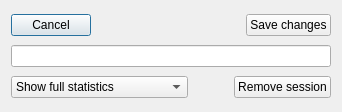
<?xml version="1.0" encoding="UTF-8"?>
<ui version="4.0">
 <class>editSession</class>
 <widget class="QDialog" name="editSession">
  <property name="geometry">
   <rect>
    <x>0</x>
    <y>0</y>
    <width>342</width>
    <height>112</height>
   </rect>
  </property>
  <property name="windowTitle">
   <string>Dialog</string>
  </property>
  <layout class="QVBoxLayout" name="verticalLayout">
   <item>
    <layout class="QHBoxLayout" name="horizontalLayout">
     <item>
      <widget class="QPushButton" name="cancelButton">
       <property name="sizePolicy">
        <sizepolicy hsizetype="Fixed" vsizetype="Fixed">
         <horstretch>0</horstretch>
         <verstretch>0</verstretch>
        </sizepolicy>
       </property>
       <property name="text">
        <string>Cancel</string>
       </property>
      </widget>
     </item>
     <item>
      <spacer name="horizontalSpacer">
       <property name="orientation">
        <enum>Qt::Horizontal</enum>
       </property>
       <property name="sizeHint" stdset="0">
        <size>
         <width>40</width>
         <height>20</height>
        </size>
       </property>
      </spacer>
     </item>
     <item>
      <widget class="QPushButton" name="saveButton">
       <property name="sizePolicy">
        <sizepolicy hsizetype="Fixed" vsizetype="Fixed">
         <horstretch>0</horstretch>
         <verstretch>0</verstretch>
        </sizepolicy>
       </property>
       <property name="text">
        <string>Save changes</string>
       </property>
      </widget>
     </item>
    </layout>
   </item>
   <item>
    <widget class="QLineEdit" name="lineEdit"/>
   </item>
   <item>
    <layout class="QHBoxLayout" name="horizontalLayout_2">
     <item>
      <widget class="QComboBox" name="comboBox">
       <item>
        <property name="text">
         <string>Show full statistics</string>
        </property>
       </item>
       <item>
        <property name="text">
         <string>Box mode settings</string>
        </property>
       </item>
      </widget>
     </item>
     <item>
      <spacer name="horizontalSpacer_2">
       <property name="orientation">
        <enum>Qt::Horizontal</enum>
       </property>
       <property name="sizeType">
        <enum>QSizePolicy::Fixed</enum>
       </property>
       <property name="sizeHint" stdset="0">
        <size>
         <width>40</width>
         <height>20</height>
        </size>
       </property>
      </spacer>
     </item>
     <item>
      <widget class="QPushButton" name="removeSession">
       <property name="sizePolicy">
        <sizepolicy hsizetype="Fixed" vsizetype="Fixed">
         <horstretch>0</horstretch>
         <verstretch>0</verstretch>
        </sizepolicy>
       </property>
       <property name="text">
        <string>Remove session</string>
       </property>
       <property name="checkable">
        <bool>true</bool>
       </property>
      </widget>
     </item>
    </layout>
   </item>
  </layout>
 </widget>
 <resources/>
 <connections/>
</ui>
